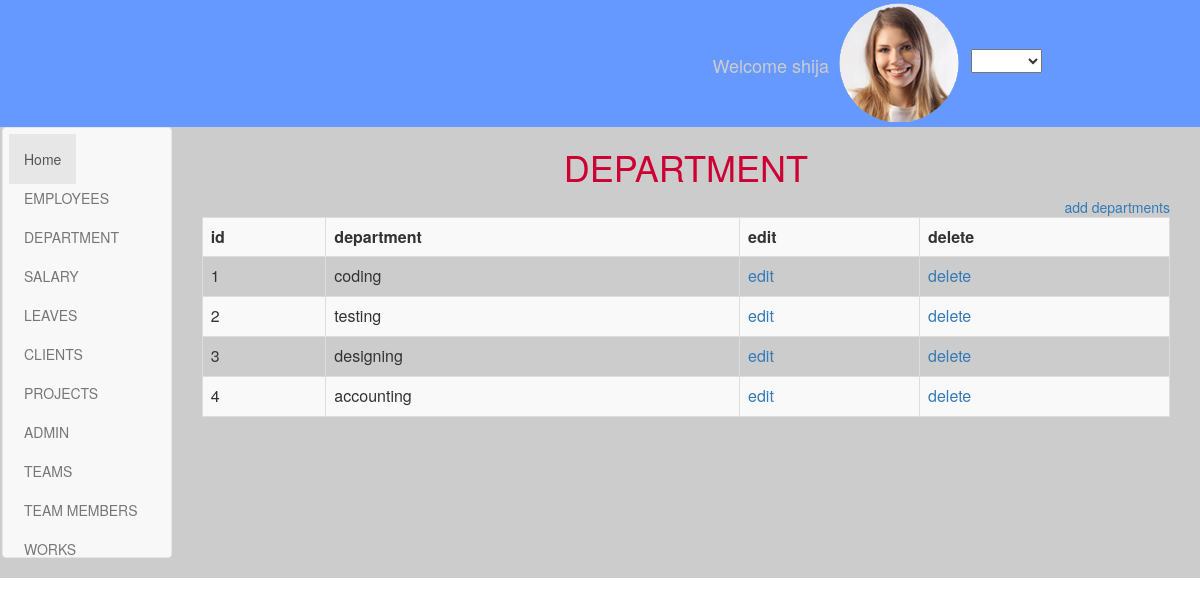
/view_department.php, run on the app's committed database.
### tables this page shows
CREATE TABLE IF NOT EXISTS `tbl_departments` (
  `id` int(11) NOT NULL AUTO_INCREMENT,
  `department` varchar(10) NOT NULL,
  PRIMARY KEY (`id`)
);

### view_department.php (the view, shortened to what this page needs)
<html xmlns="http://www.w3.org/1999/xhtml">
<head>
<link rel="stylesheet" href="../css/bootstrap.min.css">
<link rel="stylesheet" href="../css/style.css" />
</head>
<body>
<?php
include('header.php');
?>
<div class="container-fluid sec2">
<div class="col-md-2">
<?php
include('sidebar.php');
?>
</div>
<div class="col-md-10">
<?php
$con=open_connection();
$sql="select * from tbl_departments order by tbl_departments.id";
$result=mysqli_query($con,$sql);
?>
<h1>DEPARTMENT </h1>
<div class="add1">
<a href="add_department.php">add departments</a>
</div>
<table  id="example" class="table table-striped table-bordered" cellspacing="0" width="100%">
<tr>
<th>id</th>
<th>department</th>
<th>edit</th>
<th>delete</th>
</tr>
<?php
while($row=mysqli_fetch_Array($result))
{?>
<tr>
<td><?php echo $row['id'];?></td>
<td><?php echo $row['department'];?></td>
<td><a href="edit_department.php?eid=<?php echo $row['id'];?>">edit</a>
<td><a  href="delete_department.php?did=<?php echo $row['id'];?>">delete</a>
</tr>
<?php }?>
</table>
</div>
</div>
</body>
</html>

### css/style.css (style rules this page uses)
.sec2 { padding-left: 0px; margin-left: -13px; background:#CCC; }
.sec2 h1 { text-align:center; color:#C03; }
.add1 { float:right; }

### data on the page
tbl_departments: id "1", department "coding"
tbl_departments: id "2", department "testing"
tbl_departments: id "3", department "designing"
tbl_departments: id "4", department "accounting"
